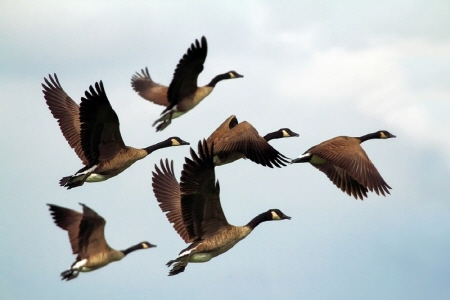
#> input picture SystProg_Spri_2019/scripts/sample_imgs/wildgoose.jpg, 450 x 300 px
$ python opencv_18_watershed.py
#> lines starting #> are read from the running program, lines starting #| are printed output that depends on the picture; after the words box and inside, x2 and y2 are one past the last pixel; in counts of white or black regions, pixels touching at a corner belong together
### SystProg_Spri_2019/scripts/opencv/show_imgs.py
import cv2
import numpy as np


def show_imgs(titled_imgs, wnd_title, columns, min_width=None):
    # convert gray images to bgr images
    titled_imgs = gray_to_bgr(titled_imgs)
    # prepare merged image
    rows = int(np.ceil(len(titled_imgs)/columns))
    block_size, img_rect = get_block_info(titled_imgs)
    result_img = np.ones((block_size[0]*rows, block_size[1]*columns, 3), dtype=np.uint8)*255
    # put images on blocks with title on top of image
    for idx, (title, image) in enumerate(titled_imgs.items()):
        y_pos = int(idx / columns) * block_size[0] + img_rect["y"]
        x_pos = int(idx % columns) * block_size[1] + img_rect["x"]
        result_img[y_pos:y_pos+img_rect["h"], x_pos:x_pos+img_rect["w"], :] = image
        title_pos = (x_pos + 20, y_pos - 5)
        cv2.putText(result_img, title, title_pos, cv2.FONT_HERSHEY_SIMPLEX, 0.7, (0, 0, 0), 1)
    # pad image with white
    if min_width is not None and result_img.shape[1] < min_width:
        result_img = pad_img(result_img, min_width)
    cv2.imshow(wnd_title, result_img)
    cv2.waitKey()
    return result_img


def gray_to_bgr(images):
    bgr_imgs = dict()
    for key, img in images.items():
        if len(img.shape) == 2:
            bgr_imgs[key] = cv2.cvtColor(img, cv2.COLOR_GRAY2BGR)
        else:
            bgr_imgs[key] = img.copy()
    return bgr_imgs


def get_block_info(imgs_dict):
    pad = 10
    title_pad = 25
    first_key = list(imgs_dict.keys())[0]
    img_size = imgs_dict[first_key].shape
    img_area = {"x": pad, "w": img_size[1], "y": title_pad, "h": img_size[0]}
    block_size = (img_area["h"] + title_pad + pad, img_area["w"] + pad*2)
    return block_size, img_area


# [7 lines left out: function pad_img, not called in this run]

### SystProg_Spri_2019/scripts/opencv/opencv_18_watershed.py
import cv2
import numpy as np
import show_imgs as si
IMG_PATH = "../sample_imgs"
SKY_LABEL = 1
GOOSE_LABEL = 2


def watershed():
    srcimg = cv2.imread(IMG_PATH + "/wildgoose.jpg", cv2.IMREAD_COLOR)
#> srcimg is the input picture: shape (300, 450, 3); mean B, G, R 192.7, 190.4, 183.2
    images = {"original": srcimg}
    # find apprent background(sky) and wild goose region
    gray = cv2.cvtColor(srcimg, cv2.COLOR_BGR2GRAY)
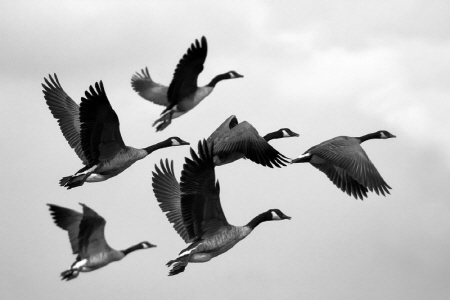
#> gray: shape (300, 450); min 0, max 254, mean 188.5
    gray = cv2.GaussianBlur(gray, (3, 3), 0)
    ret, binary = cv2.threshold(gray, 150, 255, cv2.THRESH_BINARY)
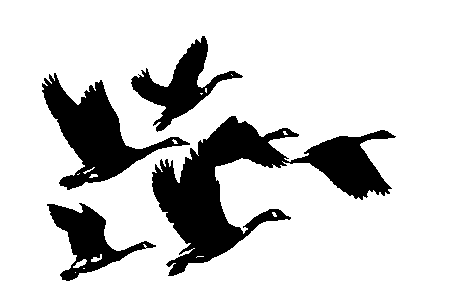
#> binary: shape (300, 450); 81.7% white; 4 black regions, box (x1, y1, x2, y2) and area: (152, 116, 396, 276) 12653, (42, 73, 190, 190) 5889, (131, 36, 243, 132) 3245, (47, 203, 156, 281) 2959
    kernel = cv2.getStructuringElement(cv2.MORPH_RECT, (3, 3))
    images["threshold"] = binary
    app_sky = cv2.erode(binary, kernel, iterations=3)
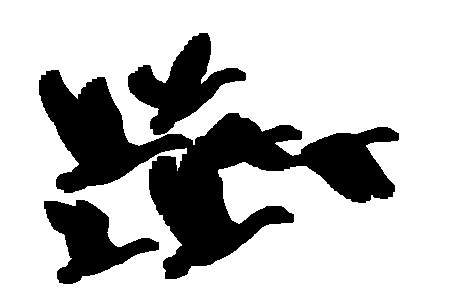
#> app_sky: shape (300, 450); 74.4% white; 3 black regions, box (x1, y1, x2, y2) and area: (39, 70, 399, 279) 25175, (128, 33, 246, 135) 4945, (44, 200, 159, 284) 4475
    images["apparent sky"] = app_sky
    app_goose = cv2.dilate(binary, kernel, iterations=1)
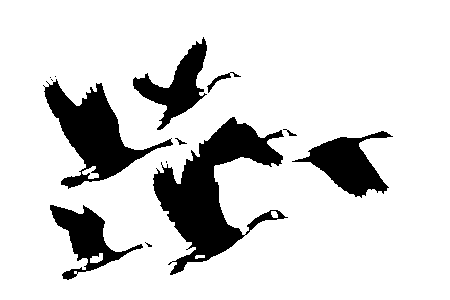
#> app_goose: shape (300, 450); 84.5% white; 13 black regions (5 under 20 px), largest, box (x1, y1, x2, y2) and area: (153, 117, 288, 275) 7978, (43, 79, 173, 189) 5010, (292, 131, 393, 198) 2893
    images["apparent wildgoose"] = app_goose
    images["undetermined"] = cv2.subtract(app_goose, app_sky)
    # create markers and watershed
    markers = np.zeros(gray.shape, dtype=np.int32)
    markers[app_sky > 0] = SKY_LABEL
    markers[app_goose == 0] = GOOSE_LABEL
    markers = cv2.watershed(srcimg, markers)
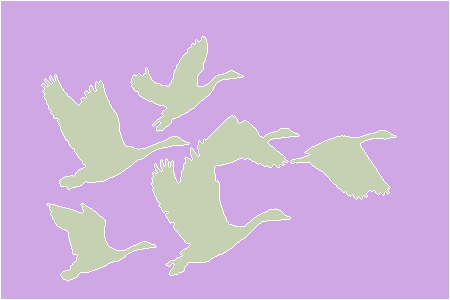
#> markers: shape (300, 450) int32; 3 distinct labels, from -1 to 2; one colour per label, 0 black, -1 white
    # show contours of wild gooses
    labelimg = np.zeros_like(srcimg)
    labelimg[markers == -1, :] = (0, 0, 255)      # draw contours
    labelimg[markers == SKY_LABEL, :] = (200, 150, 100)
    labelimg[markers == GOOSE_LABEL, :] = srcimg[markers == GOOSE_LABEL, :]
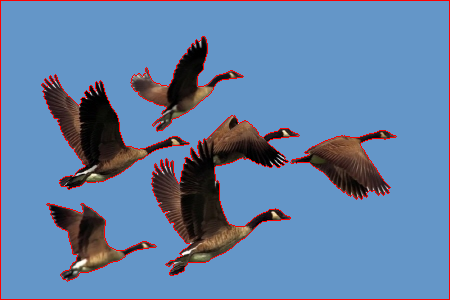
#> labelimg: shape (300, 450, 3); mean B, G, R 166.3, 127.9, 97.7
    images["label"] = labelimg
    result_img = si.show_imgs(images, "watershed", 3)
#> the loop in gray_to_bgr, `for key, img in images.items():` made 6 passes
#> key on passes 1 to 6: 'original', 'threshold', 'apparent sky', 'apparent wildgoose', 'undetermined', 'label'
#> after the loop in gray_to_bgr, `for key, img in images.items():`: bgr_imgs = 6 items
#> in show_imgs, `rows = int(np.ceil(len(titled_imgs)/columns))`: rows = 2
#> in get_block_info, `first_key = list(imgs_dict.keys())[0]`: first_key = 'original'
#> in show_imgs, `block_size, img_rect = get_block_info(titled_imgs)`: block_size = (335, 470); img_rect = {'x': 10, 'w': 450, 'y': 25, 'h': 300}
#> the loop in show_imgs, `for idx, (title, image) in enumerate(titled_imgs.items()):` made 6 passes
#> (title, y_pos, x_pos, title_pos) on passes 1 to 6: ('original', 25, 10, (30, 20)), ('threshold', 25, 480, (500, 20)), ('apparent sky', 25, 950, (970, 20)), ('apparent wildgoose', 360, 10, (30, 355)), ('undetermined', 360, 480, (500, 355)), ('label', 360, 950, (970, 355))
#> after the loop in show_imgs, `for idx, (title, image) in enumerate(titled_imgs.items()):`:
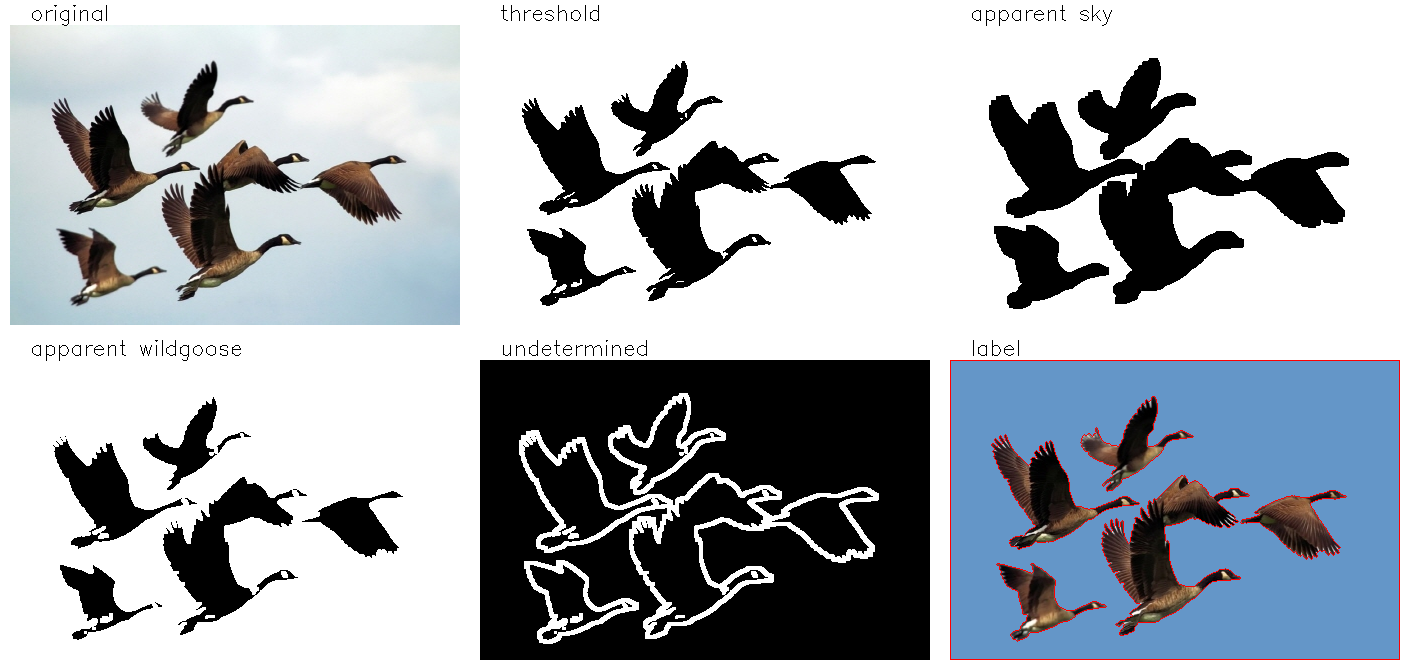
#> result_img: shape (670, 1410, 3); mean of channels 0, 1, 2 178.5, 172.7, 167.4; drawn as B, G, R
    cv2.imwrite(IMG_PATH + "/result/watershed_wildgoose.jpg", result_img)


if __name__ == "__main__":
    watershed()
